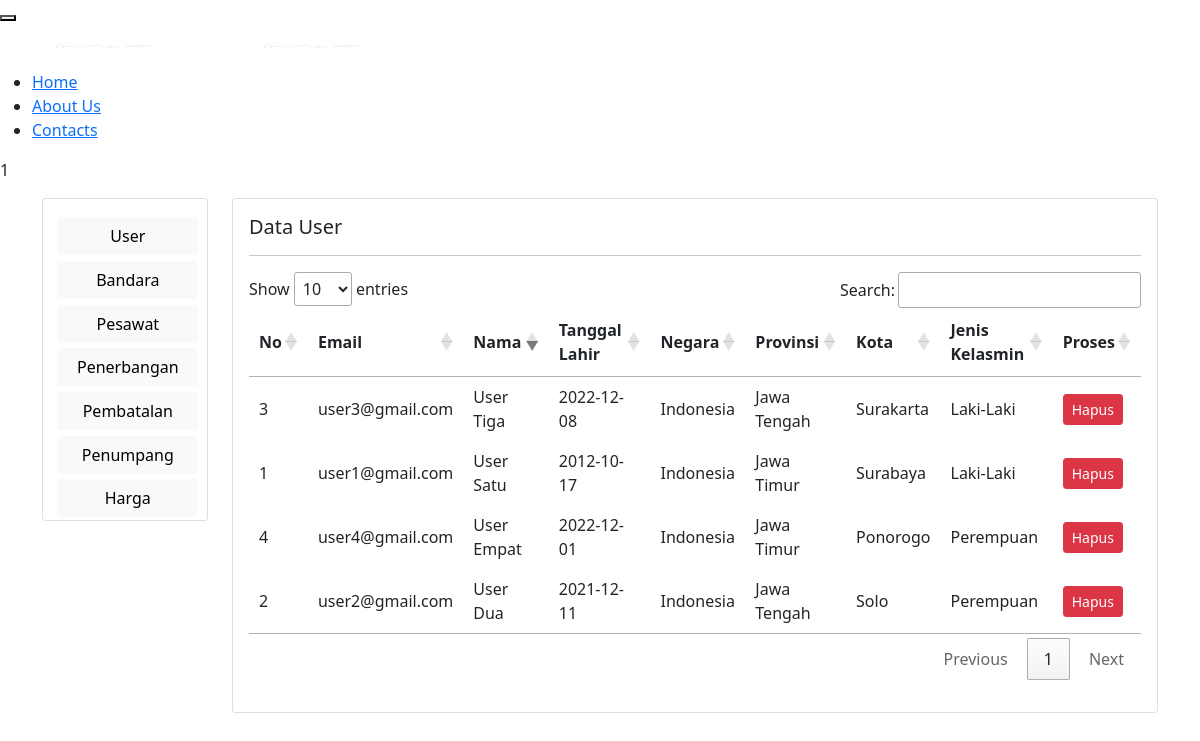
Screenshot of /site/user.php with the database file from the repository.
### tables this page shows
CREATE TABLE `users` (
  `id` int(11) NOT NULL,
  `username` varchar(100) NOT NULL,
  `email` varchar(100) NOT NULL,
  `password` varchar(100) NOT NULL,
  `nama` varchar(100) NOT NULL,
  `tanggal_lahir` date NOT NULL,
  `negara` varchar(100) NOT NULL,
  `provinsi` varchar(100) NOT NULL,
  `kota` varchar(100) NOT NULL,
  `jenis_kelamin` enum('Perempuan','Laki-Laki') NOT NULL
);

### site/user.php (the view, shortened to what this page needs)
<!DOCTYPE html>
<html>
<head>
	<link href="https://cdn.jsdelivr.net/npm/bootstrap@5.0.2/dist/css/bootstrap.min.css" rel="stylesheet">
</head>
<body>
	<?= include "header.php"; ?>
	<main>
		<div class="container mt-3">
			<div class="row">
				<div class="col-sm-2">
					<div class="card">
						<?php include "dasboardadmin.php"; ?>
					</div>
				</div>
				<div class="col-sm-10">
					<div class="card">
						<div class="card-body">
							<h5 class="card-tittle">Data User</h5>
							<hr>
							<table id="tabel-data">
                                <thead class="thead-dark">
                                    <tr>
                                        <th>No</th>
                                        <th>Email</th>
                                        <th>Nama</th>
                                        <th>Tanggal Lahir</th>
                                        <th>Negara</th>
                                        <th>Provinsi</th>
                                        <th>Kota</th>
                                        <th>Jenis Kelasmin</th>
                                        <th>Proses</th>
                                    </tr>
                                </thead>
                                <tbody>
                                    <?php
                                    include_once('koneksi.php');
                                    $sql = mysqli_query($koneksi, "SELECT * FROM users");
                                    foreach ($sql as $row) {
                                    ?>
                                        <tr>
                                            <td><?= $row["id"]; ?></td>
                                            <td><?= $row["email"]; ?></td>
                                            <td><?= $row["nama"]; ?></td>
                                            <td><?= $row["tanggal_lahir"]; ?></td>
                                            <td><?= $row["negara"]; ?></td>
                                            <td><?= $row["provinsi"]; ?></td>
                                            <td><?= $row["kota"]; ?></td>
                                            <td><?= $row["jenis_kelamin"]; ?></td>
                                            <td>
                        						<a href="hpsuser.php?id=<?= $row['id']; ?>" onclick="return confirm ('Apakah Anda yakin akan menghapus data?')" class="btn btn-danger btn-sm">Hapus</a>
                                            </td>
                                        </tr>
                                    <?php } ?>
                            </table>
						</div>
					</div>
				</div>
			</div>
		</div>
	</main>
    <link rel="stylesheet" type="text/css" media="screen" href="https://cdn.datatables.net/1.10.24/css/jquery.dataTables.min.css">
</body>
</html>

### rows the page displays
users: id "1", email "user1@gmail.com", nama "User Satu", tanggal_lahir "2012-10-17", negara "Indonesia", provinsi "Jawa Timur", kota "Surabaya", jenis_kelamin "Laki-Laki"
users: id "2", email "user2@gmail.com", nama "User Dua", tanggal_lahir "2021-12-11", negara "Indonesia", provinsi "Jawa Tengah", kota "Solo", jenis_kelamin "Perempuan"
users: id "3", email "user3@gmail.com", nama "User Tiga", tanggal_lahir "2022-12-08", negara "Indonesia", provinsi "Jawa Tengah", kota "Surakarta", jenis_kelamin "Laki-Laki"
users: id "4", email "user4@gmail.com", nama "User Empat", tanggal_lahir "2022-12-01", negara "Indonesia", provinsi "Jawa Timur", kota "Ponorogo", jenis_kelamin "Perempuan"

### other values shown
include "header.php" "1"
